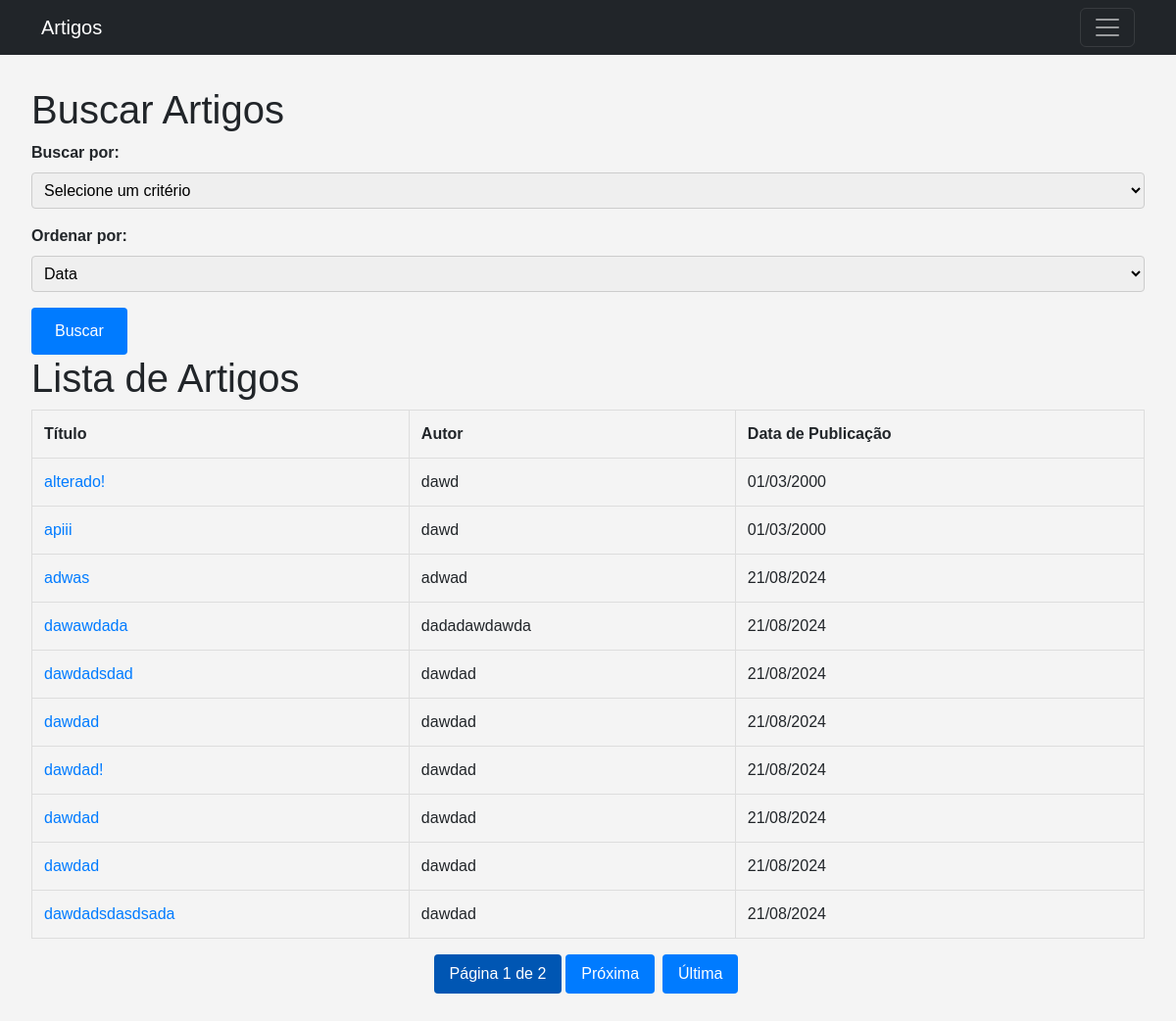
Page /artigo/lista_artigos/ on the committed database.
### artigo/models.py (models this page shows, shortened)
class Artigo(models.Model):
    titulo = models.CharField(max_length=255)
    autores = models.CharField(max_length=255)
    resumo = models.CharField(max_length=255)
    abstract = models.TextField()
    palavras_chave = models.TextField()
    data = models.DateField(blank=True, null=True)
    revista = models.CharField(max_length=255)
    arquivo = models.FileField(upload_to='arquivos/', null=True, blank=True)
    ultima_modificacao = models.DateTimeField(auto_now=True)

### artigo/views.py (the view)
# urls.py: path('lista_artigos/', views.lista_artigos, name='lista_artigos'),
def lista_artigos(request):
    filtros = {
        'titulo': request.GET.get('titulo', ''),
        'autor': request.GET.get('autor', ''),
        'revista': request.GET.get('revista', ''),
        'palavra_chave': request.GET.get('palavra_chave', ''),
        'data': request.GET.get('data', ''),
        'resumo': request.GET.get('resumo', '')
    }
    ordenar_por = request.GET.get('ordenar_por', 'data')
    pagina = request.GET.get('pagina', 1)
    artigos = Artigo.objects.all()
    if filtros['titulo']:
        artigos = artigos.filter(titulo__icontains=filtros['titulo'])
    if filtros['autor']:
        artigos = artigos.filter(autores__icontains=filtros['autor'])
    if filtros['revista']:
        artigos = artigos.filter(revista__icontains=filtros['revista'])
    if filtros['palavra_chave']:
        artigos = artigos.filter(palavras_chave__icontains=filtros['palavra_chave'])
    if filtros['data']:
        artigos = artigos.filter(data=filtros['data'])
    if filtros['resumo']:
        artigos = artigos.filter(resumo__icontains=filtros['resumo'])
    artigos = artigos.order_by(ordenar_por)
    paginator = Paginator(artigos, 10)  # 10 artigos por página
    artigos_paginados = paginator.get_page(pagina)
    return render(request, 'lista_artigos.html', {
        'artigos': artigos_paginados,
        'filtros': filtros,
        'ordenar_por': ordenar_por
    })

### artigo/templates/lista_artigos.html (shortened to what this page needs)
{% extends 'menu.html' %}
{% block content %}
<main>
<section id="busca_artigos">
    <h1>Buscar Artigos</h1>
    <form method="get" action="{% url 'busca_artigos' %}">
        <label for="criterio">Buscar por:</label>
        <select name="criterio" id="criterio" onchange="mostrarCampo()">
            <option value="">Selecione um critério</option>
        </select>
        <label for="ordenar_por">Ordenar por:</label>
        <select name="ordenar_por" id="ordenar_por">
            <option value="data" {% if ordenar_por == 'data' %}selected{% endif %}>Data</option>
        </select>
        <button type="submit">Buscar</button>
    </form>
</section>
<section id="lista_artigos">
    <h1>Lista de Artigos</h1>
    <table>
        <thead>
            <tr>
                <th>Título</th>
                <th>Autor</th>
                <th>Data de Publicação</th>
            </tr>
        </thead>
        <tbody>
            {% for artigo in artigos %}
                <tr>
                    <td><a href="{% url 'detalhes_artigo' artigo.id %}">{{ artigo.titulo }}</a></td>
                    <td>{{ artigo.autores }}</td>
                    <td>{{ artigo.data|date:"d/m/Y" }}</td>
                </tr>
            {% empty %}
                <tr>
                    <td colspan="3">Nenhum artigo encontrado.</td>
                </tr>
            {% endfor %}
        </tbody>
    </table>
    <div class="pagination">
        <span class="current">Página {{ artigos.number }} de {{ artigos.paginator.num_pages }}</span>
        {% if artigos.has_next %}
            <a href="?{% if filtros.criterio %}criterio={{ filtros.criterio }}{% endif %}&ordenar_por={{ ordenar_por }}&pagina={{ artigos.next_page_number }}">Próxima</a>
            <a href="?{% if filtros.criterio %}criterio={{ filtros.criterio }}{% endif %}&ordenar_por={{ ordenar_por }}&pagina={{ artigos.paginator.num_pages }}">Última</a>
        {% endif %}
    </div>
</section>
</main>
{% endblock %}

### artigo/templates/lista_artigos.html (style rules this page uses)
body { font-family: Arial, sans-serif; background-color: #f4f4f4; margin: 0; padding: 0; }
main { padding: 2rem; }
table { width: 100%; border-collapse: collapse; margin-bottom: 1rem; }
table, th, td { border: 1px solid #ddd; }
th, td { padding: 0.75rem; text-align: left; }
th { background-color: #f4f4f4; font-weight: bold; }
label { display: block; margin-bottom: 0.5rem; font-weight: bold; }
input[type="text"], input[type="number"], textarea, input[type="date"], select { width: 100%; padding: 0.5rem; margin-bottom: 1rem; border: 1px solid #ccc; border-radius: 4px; }
button { background-color: #007bff; color: #fff; border: none; padding: 0.75rem 1.5rem; border-radius: 4px; cursor: pointer; }
a { color: #007bff; text-decoration: none; }
.pagination { display: flex; justify-content: center; margin: 1rem 0; }
.pagination a { margin: 0 0.25rem; padding: 0.5rem 1rem; background-color: #007bff; color: white; text-decoration: none; border-radius: 4px; }
.pagination .current { background-color: #0056b3; color: white; padding: 0.5rem 1rem; border-radius: 4px; }

### rows in the picture
Artigo: titulo "alterado!", autores "dawd", data "01/03/2000"
Artigo: titulo "apiii", autores "dawd", data "01/03/2000"
Artigo: titulo "adwas", autores "adwad", data "21/08/2024"
Artigo: titulo "dawawdada", autores "dadadawdawda", data "21/08/2024"
Artigo: titulo "dawdadsdad", autores "dawdad", data "21/08/2024"
Artigo: titulo "dawdad", autores "dawdad", data "21/08/2024"
Artigo: titulo "dawdad!", autores "dawdad", data "21/08/2024"
Artigo: titulo "dawdad", autores "dawdad", data "21/08/2024"
Artigo: titulo "dawdad", autores "dawdad", data "21/08/2024"
Artigo: titulo "dawdadsdasdsada", autores "dawdad", data "21/08/2024"

### other values in the picture
{{ artigos.number }} "1"
{{ artigos.paginator.num_pages }} "2"
